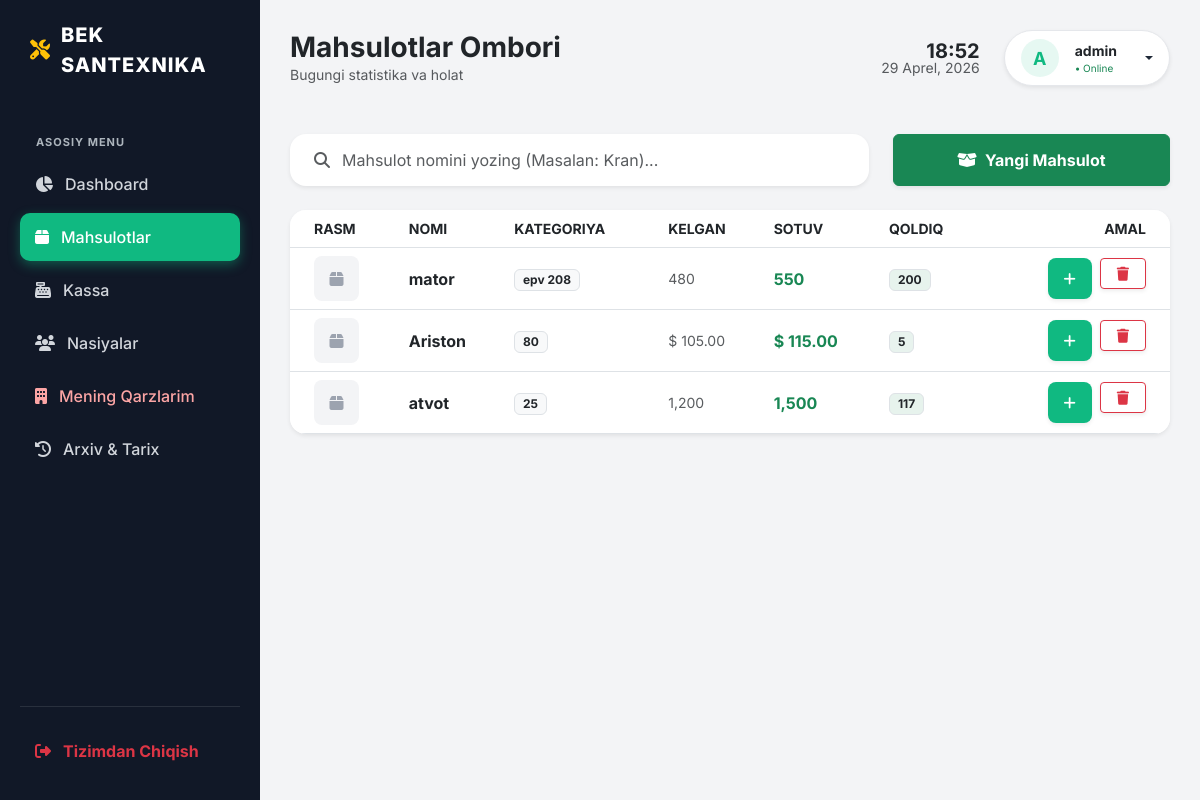
The page /inventory (signed in) on the database its author committed.
### tables this page shows
CREATE TABLE products
                    (
                        id
                        INTEGER
                        PRIMARY
                        KEY
                        AUTOINCREMENT,
                        name
                        TEXT,
                        category
                        TEXT,
                        buy_price
                        REAL,
                        sell_price
                        REAL,
                        currency
                        TEXT
                        DEFAULT
                        'UZS',
                        quantity
                        INTEGER,
                        image
                        TEXT,
                        date_added
                        TEXT
                    );

### app.py (the view, shortened to what this page needs)
@app.route('/inventory', methods=['GET', 'POST'])
@login_required
def inventory():
    conn = get_db()
    products = conn.execute("SELECT * FROM products ORDER BY id DESC").fetchall()
    conn.close()
    return render_template('inventory.html', products=products)

### app.py (called while the page is built)
def get_db():
    conn = sqlite3.connect('database.db', timeout=30)
    try:
        conn.execute('PRAGMA journal_mode=WAL;')
        conn.execute('PRAGMA synchronous=NORMAL;')
    except:
        pass
    conn.row_factory = sqlite3.Row
    return conn

def login_required(f):
    @wraps(f)
    def decorated_function(*args, **kwargs):
        if not session.get('logged_in'): return redirect(url_for('login'))
        return f(*args, **kwargs)
    return decorated_function

@app.after_request
def add_header(response):
    if 'static' in request.path:
        response.cache_control.max_age = 31536000
        response.cache_control.public = True
    return response

### templates/inventory.html (shortened to what this page needs)
{% extends 'base.html' %}
{% block title %} Mahsulotlar Ombori {% endblock %}
{% block content %}
<div class="row mb-4">
    <div class="col-md-8">
        <div class="card-custom p-2 d-flex align-items-center shadow-sm">
            <i class="fas fa-search text-muted ms-3"></i>
            <input type="text" id="productSearch" class="form-control border-0 shadow-none" placeholder="Mahsulot nomini yozing (Masalan: Kran)...">
        </div>
    </div>
    <div class="col-md-4 mt-3 mt-md-0">
        <button class="btn btn-success w-100 h-100 fw-bold shadow-sm d-flex align-items-center justify-content-center gap-2"
                data-bs-toggle="modal" data-bs-target="#addModal">
            <i class="fas fa-box-open"></i> Yangi Mahsulot
        </button>
    </div>
</div>
<div class="card-custom p-0 overflow-hidden shadow-sm">
    <div class="table-responsive">
        <table class="table table-hover align-middle mb-0">
            <thead class="bg-light text-uppercase small text-muted">
                <tr>
                    <th class="ps-4">Rasm</th>
                    <th>Nomi</th>
                    <th>Kategoriya</th>
                    <th>Kelgan</th>
                    <th>Sotuv</th>
                    <th>Qoldiq</th>
                    <th class="pe-4 text-end">Amal</th>
                </tr>
            </thead>
            <tbody id="inventoryTable">
                {% for p in products %}
                <tr class="product-row">
                    <td class="ps-4">
                        {% if p.image %}
                        <img src="/static/uploads/{{ p.image }}" width="45" height="45" loading="lazy" style="border-radius: 8px; object-fit: cover; border: 1px solid #eee;">
                        {% else %}
                        <div style="width:45px; height:45px; background:#f3f4f6; border-radius:8px; display:flex; align-items:center; justify-content:center; color:#9ca3af;">
                            <i class="fas fa-box"></i>
                        </div>
                        {% endif %}
                    </td>
                    <td class="fw-bold text-dark search-name">{{ p.name }}</td>
                    <td><span class="badge bg-light text-dark border">{{ p.category }}</span></td>
                    <td class="text-muted small">
                        {% if p.currency == 'USD' %}
                            $ {{ "{:,.2f}".format(p.buy_price) }}
                        {% else %}
                            {{ "{:,.0f}".format(p.buy_price) }}
                        {% endif %}
                    </td>
                    <td class="fw-bold text-success">
                        {% if p.currency == 'USD' %}
                            $ {{ "{:,.2f}".format(p.sell_price) }}
                        {% else %}
                            {{ "{:,.0f}".format(p.sell_price) }}
                        {% endif %}
                    </td>
                    <td>
                        <span class="badge {% if p.quantity < 5 %}bg-danger{% else %}bg-success{% endif %} bg-opacity-10 text-dark px-2 py-1 border">
                            {{ p.quantity }}
                        </span>
                    </td>
                    <td class="pe-4 text-end">
                        <div class="d-flex justify-content-end gap-2">
                            <button class="btn btn-sm btn-primary px-3 shadow-sm" onclick="openStockModal('{{ p.id }}', '{{ p.name }}')" title="Kirim qilish">
                                <i class="fas fa-plus"></i>
                            </button>
                            <form method="POST" onsubmit="return confirm('Rostdan ham o\'chirasizmi?');">
                                <button class="btn btn-sm btn-outline-danger px-3 shadow-sm" title="O'chirish">
                                    <i class="fas fa-trash"></i>
                                </button>
                            </form>
                        </div>
                    </td>
                </tr>
                {% else %}
                <tr id="noDataRow">
                    <td colspan="7" class="text-center py-5 text-muted">Ombor bo'sh</td>
                </tr>
                {% endfor %}
            </tbody>
        </table>
    </div>
</div>
{% endblock %}

### templates/base.html (style rules this page uses)
:root { --primary-color: #10b981; --primary-hover: #059669; --sidebar-bg: #111827; --bg-body: #f3f4f6; --text-dark: #1f2937; }
body { font-family: 'Inter', sans-serif; background-color: var(--bg-body); color: var(--text-dark); overflow-x: hidden; }
.card-custom { background: #fff; border-radius: 16px; padding: 24px; box-shadow: 0 4px 6px -1px rgba(0, 0, 0, 0.05); border: none; height: 100%; }
.btn-primary { background-color: var(--primary-color); border: none; padding: 10px 20px; border-radius: 8px; font-weight: 600; }

### rows shown on the page
products: name "mator", category "epv 208", buy_price "480", sell_price "550", quantity "200"
products: name "Ariston", category "80", buy_price "105.00", sell_price "115.00", quantity "5"
products: name "atvot", category "25", buy_price "1,200", sell_price "1,500", quantity "117"

### other values the page prints
{{ session.get('username', 'A')[0].upper() }} "A"
{{ session.get('username', 'Admin') }} "admin"
